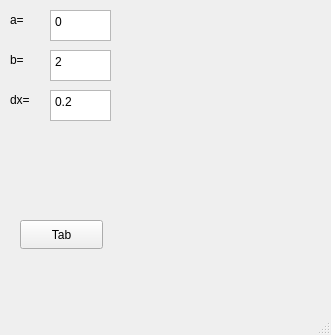
<?xml version="1.0" encoding="UTF-8"?>
<ui version="4.0">
 <class>MainWindow</class>
 <widget class="QMainWindow" name="MainWindow">
  <property name="geometry">
   <rect>
    <x>0</x>
    <y>0</y>
    <width>331</width>
    <height>335</height>
   </rect>
  </property>
  <property name="windowTitle">
   <string>MainWindow</string>
  </property>
  <widget class="QWidget" name="centralwidget">
   <widget class="QTextEdit" name="textEdit">
    <property name="geometry">
     <rect>
      <x>50</x>
      <y>10</y>
      <width>61</width>
      <height>31</height>
     </rect>
    </property>
    <property name="html">
     <string>&lt;!DOCTYPE HTML PUBLIC &quot;-//W3C//DTD HTML 4.0//EN&quot; &quot;http://www.w3.org/TR/REC-html40/strict.dtd&quot;&gt;
&lt;html&gt;&lt;head&gt;&lt;meta name=&quot;qrichtext&quot; content=&quot;1&quot; /&gt;&lt;meta charset=&quot;utf-8&quot; /&gt;&lt;style type=&quot;text/css&quot;&gt;
p, li { white-space: pre-wrap; }
hr { height: 1px; border-width: 0; }
li.unchecked::marker { content: &quot;\2610&quot;; }
li.checked::marker { content: &quot;\2612&quot;; }
&lt;/style&gt;&lt;/head&gt;&lt;body style=&quot; font-family:'Segoe UI'; font-size:9pt; font-weight:400; font-style:normal;&quot;&gt;
&lt;p style=&quot; margin-top:0px; margin-bottom:0px; margin-left:0px; margin-right:0px; -qt-block-indent:0; text-indent:0px;&quot;&gt;0&lt;/p&gt;&lt;/body&gt;&lt;/html&gt;</string>
    </property>
   </widget>
   <widget class="QLabel" name="label">
    <property name="geometry">
     <rect>
      <x>10</x>
      <y>10</y>
      <width>21</width>
      <height>20</height>
     </rect>
    </property>
    <property name="text">
     <string>a=</string>
    </property>
   </widget>
   <widget class="QTextEdit" name="textEdit_2">
    <property name="geometry">
     <rect>
      <x>50</x>
      <y>50</y>
      <width>61</width>
      <height>31</height>
     </rect>
    </property>
    <property name="html">
     <string>&lt;!DOCTYPE HTML PUBLIC &quot;-//W3C//DTD HTML 4.0//EN&quot; &quot;http://www.w3.org/TR/REC-html40/strict.dtd&quot;&gt;
&lt;html&gt;&lt;head&gt;&lt;meta name=&quot;qrichtext&quot; content=&quot;1&quot; /&gt;&lt;meta charset=&quot;utf-8&quot; /&gt;&lt;style type=&quot;text/css&quot;&gt;
p, li { white-space: pre-wrap; }
hr { height: 1px; border-width: 0; }
li.unchecked::marker { content: &quot;\2610&quot;; }
li.checked::marker { content: &quot;\2612&quot;; }
&lt;/style&gt;&lt;/head&gt;&lt;body style=&quot; font-family:'Segoe UI'; font-size:9pt; font-weight:400; font-style:normal;&quot;&gt;
&lt;p style=&quot; margin-top:0px; margin-bottom:0px; margin-left:0px; margin-right:0px; -qt-block-indent:0; text-indent:0px;&quot;&gt;2&lt;/p&gt;&lt;/body&gt;&lt;/html&gt;</string>
    </property>
   </widget>
   <widget class="QLabel" name="label_2">
    <property name="geometry">
     <rect>
      <x>10</x>
      <y>50</y>
      <width>21</width>
      <height>20</height>
     </rect>
    </property>
    <property name="text">
     <string>b=</string>
    </property>
   </widget>
   <widget class="QTextEdit" name="textEdit_3">
    <property name="geometry">
     <rect>
      <x>50</x>
      <y>90</y>
      <width>61</width>
      <height>31</height>
     </rect>
    </property>
    <property name="html">
     <string>&lt;!DOCTYPE HTML PUBLIC &quot;-//W3C//DTD HTML 4.0//EN&quot; &quot;http://www.w3.org/TR/REC-html40/strict.dtd&quot;&gt;
&lt;html&gt;&lt;head&gt;&lt;meta name=&quot;qrichtext&quot; content=&quot;1&quot; /&gt;&lt;meta charset=&quot;utf-8&quot; /&gt;&lt;style type=&quot;text/css&quot;&gt;
p, li { white-space: pre-wrap; }
hr { height: 1px; border-width: 0; }
li.unchecked::marker { content: &quot;\2610&quot;; }
li.checked::marker { content: &quot;\2612&quot;; }
&lt;/style&gt;&lt;/head&gt;&lt;body style=&quot; font-family:'Segoe UI'; font-size:9pt; font-weight:400; font-style:normal;&quot;&gt;
&lt;p style=&quot; margin-top:0px; margin-bottom:0px; margin-left:0px; margin-right:0px; -qt-block-indent:0; text-indent:0px;&quot;&gt;0.2&lt;/p&gt;&lt;/body&gt;&lt;/html&gt;</string>
    </property>
   </widget>
   <widget class="QLabel" name="label_3">
    <property name="geometry">
     <rect>
      <x>10</x>
      <y>90</y>
      <width>31</width>
      <height>20</height>
     </rect>
    </property>
    <property name="text">
     <string>dx=</string>
    </property>
   </widget>
   <widget class="QPushButton" name="pushButton">
    <property name="geometry">
     <rect>
      <x>20</x>
      <y>220</y>
      <width>83</width>
      <height>29</height>
     </rect>
    </property>
    <property name="text">
     <string>Tab</string>
    </property>
   </widget>
   <widget class="QLabel" name="label_4">
    <property name="geometry">
     <rect>
      <x>120</x>
      <y>10</y>
      <width>171</width>
      <height>241</height>
     </rect>
    </property>
    <property name="text">
     <string/>
    </property>
   </widget>
  </widget>
  <widget class="QMenuBar" name="menubar">
   <property name="geometry">
    <rect>
     <x>0</x>
     <y>0</y>
     <width>331</width>
     <height>25</height>
    </rect>
   </property>
  </widget>
  <widget class="QStatusBar" name="statusbar"/>
 </widget>
 <resources/>
 <connections/>
</ui>
